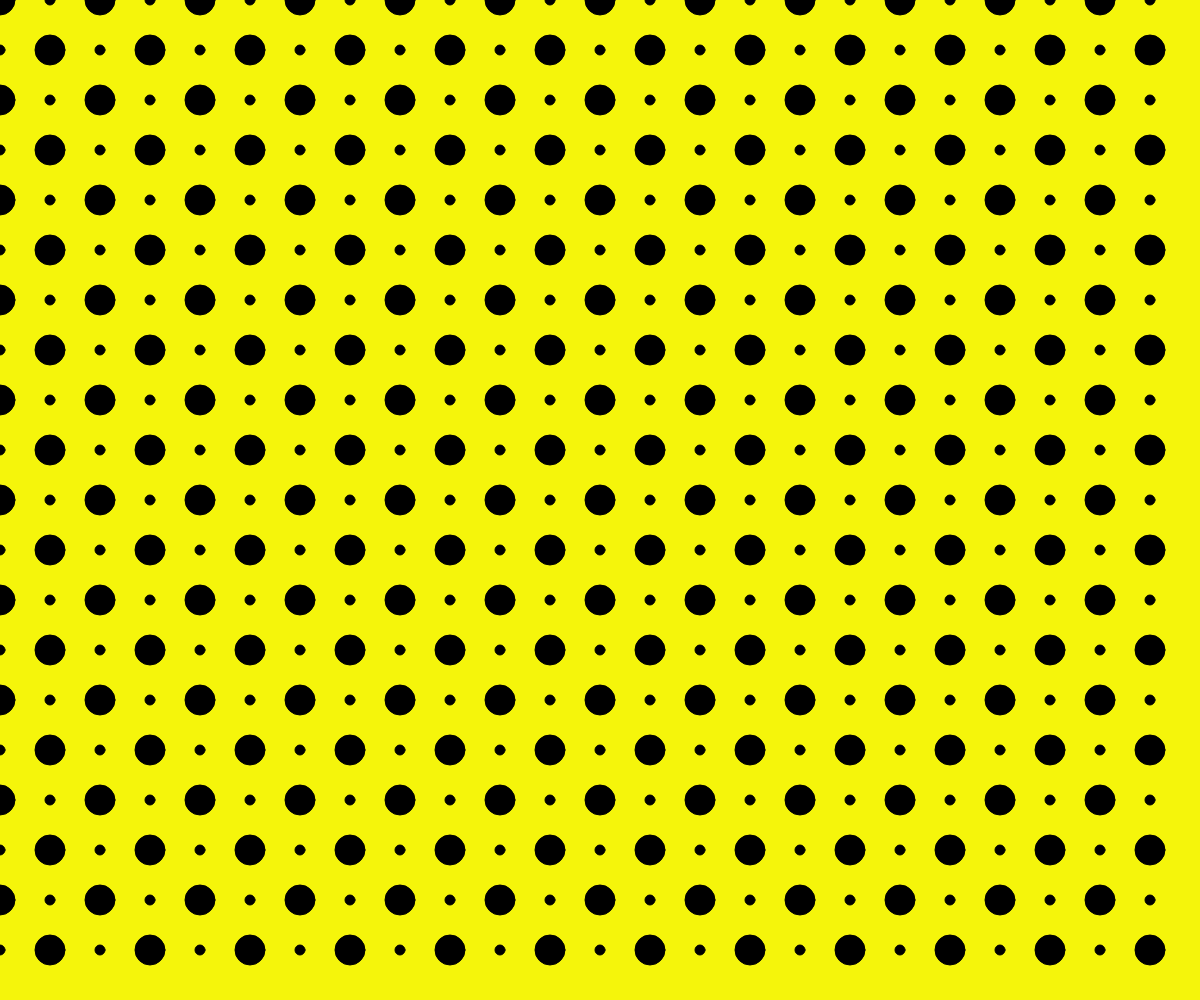
Frame 1 (no input)
Frame 60 (no input): identical to frame 1, image omitted
Frame 120 (the mouse pressed at the canvas centre since frame 60): identical to frame 1, image omitted

The p5.js sketch that drew this single still picture (run headless with seeded random() and noise() and a simulated clock; from frame 60 on, the mouse is pressed at the canvas centre):

// p5.js sketch
// ── sketch.js
function setup() {
  createCanvas(windowWidth, windowHeight);
  background(245, 245, 11);

  fill(0, 0, 0);

  for (let y = 0; y < height; y += 100) {
    for (let x = 0; x < width; x += 100) {
      ellipse(x, y, 30);
    }
  }

  for (let y = 50; y < height; y += 100) {
    for (let x = 50; x < width; x += 100) {
      ellipse(x, y, 30);
    }
  }

  for (let y = 0; y < height; y += 50) {
    for (let x = 0; x < width; x += 50) {
      ellipse(x, y, 10);
    }
  }
}

function draw() {}
